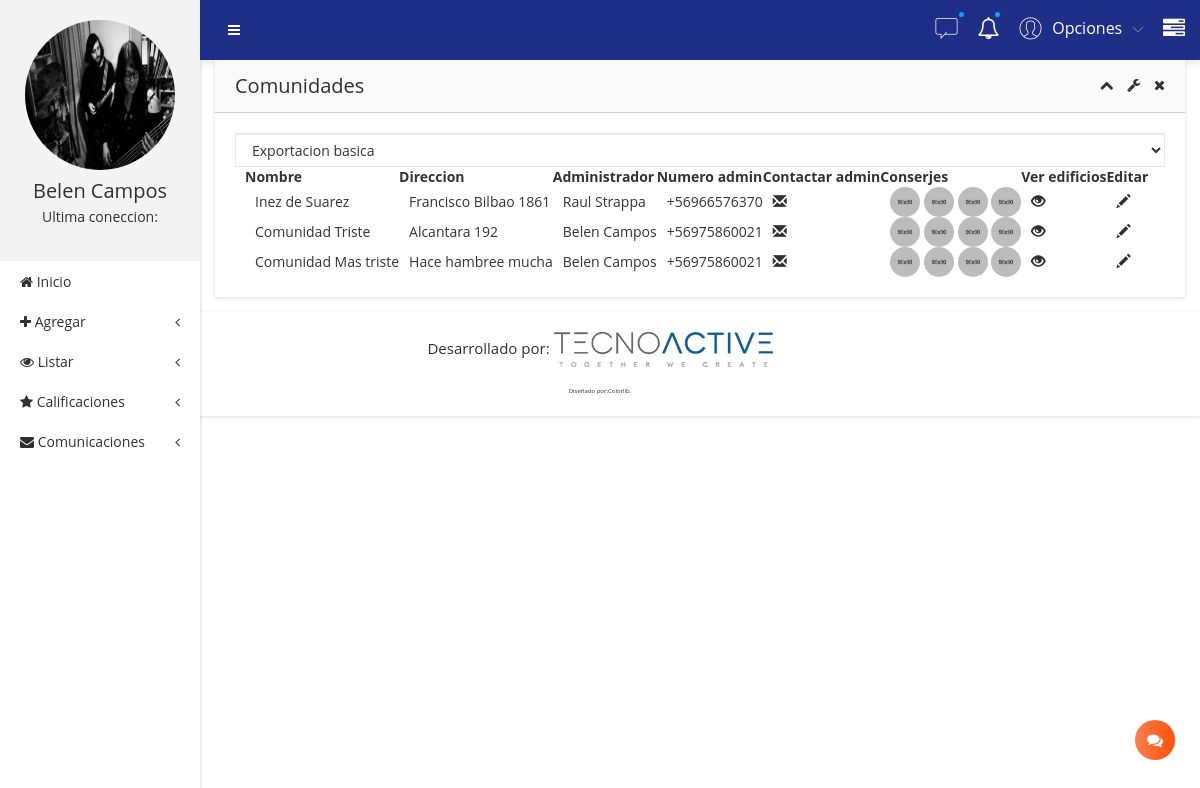
The app's page /?c=Usuario&a=Dashboard (signed in), older data.
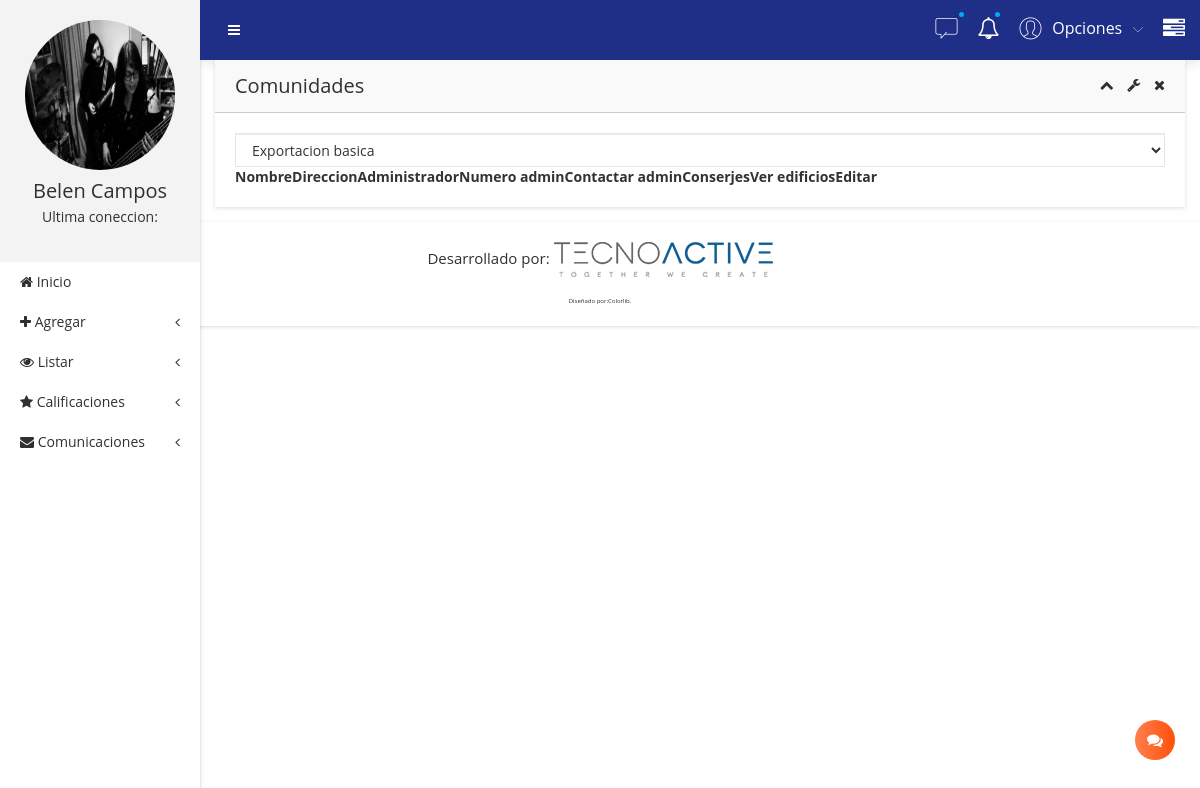
The same page, newer data.
### tables this page shows
CREATE TABLE comunidad (
  idComunidad INT(6) NOT NULL AUTO_INCREMENT,
  idAdmin INT(6) NOT NULL,
  nombreComunidad VARCHAR(30) NOT NULL,
  direccionComunidad VARCHAR(30) NOT NULL,
  idRegion INT(20) NOT NULL,
  idComuna INT(20) NOT NULL,
  PRIMARY KEY (idComunidad)
);

CREATE TABLE usuario (
  idUsuario INT(11) NOT NULL AUTO_INCREMENT,
  nombre VARCHAR(30) NOT NULL,
  rut VARCHAR(12) NOT NULL,
  password VARCHAR(15) NOT NULL,
  correo VARCHAR(60) NOT NULL,
  idEdificio INT(10) DEFAULT NULL,
  direccion VARCHAR(200) DEFAULT NULL,
  idComuna INT(10) DEFAULT NULL,
  idRegion INT(10) DEFAULT NULL,
  Nacionalidad VARCHAR(30) DEFAULT NULL,
  fotoPerfil VARCHAR(200) DEFAULT NULL,
  fechaNacimiento DATE DEFAULT NULL,
  ultimaConexion VARCHAR(30) DEFAULT NULL,
  idTipo INT(4) NOT NULL DEFAULT 1,
  telefonoUsuario VARCHAR(60) DEFAULT NULL,
  estadoUsuario INT(2) NOT NULL DEFAULT 0,
  descripcionUsuario VARCHAR(200) DEFAULT NULL,
  PRIMARY KEY (idUsuario)
);

### controller/usuario.controller.php (called while the page is built, shortened)
<?php
require_once 'model/comunidad.php';
class UsuarioController
{
    public function Dashboard()
    {
      $co = new Comunidad();
      require_once 'view/header.php';
      require_once 'view/dashboard.php';
      require_once 'view/footer.php';
    }
}
 ?>

### model/database.php (called while the page is built, shortened)
<?php
class Database
{
	public static function Conn()
	{
		$conn = new PDO('mysql:host=localhost;dbname=awake','root','',array(PDO::MYSQL_ATTR_INIT_COMMAND=>'SET NAMES \'UTF8\''));
		$conn -> setAttribute(PDO::ATTR_ERRMODE,PDO::ERRMODE_EXCEPTION);
		return $conn;
	}
}
?>

### model/comunidad.php (called while the page is built, shortened)
<?php
class Comunidad
{
  private $conn;
  public function __CONSTRUCT()
   {
       try
       {
         $this->conn = Database::Conn();
       }
       catch(Exception $e)
       {
         die($e->getMessage());
       }
   }
   public function listar()
   {
      $sql = $this->conn->prepare("SELECT * FROM comunidad c join usuario u on c.idAdmin = u.idUsuario");
      $sql->execute();
      return $sql->fetchAll(PDO::FETCH_OBJ);
   }
}
 ?>

### view/dashboard.php (the view, shortened to what this page needs)
        <div class="admin-dashone-data-table-area">
            <div class="container-fluid">
                <div class="row">
                    <div class="col-lg-12">
                        <div class="sparkline8-list shadow-reset">
                            <div class="sparkline8-hd">
                                <div class="main-sparkline8-hd">
                                    <h1>Comunidades</h1>
                                    <div class="sparkline8-outline-icon">
                                        <span class="sparkline8-collapse-link"><i class="fa fa-chevron-up"></i></span>
                                        <span><i class="fa fa-wrench"></i></span>
                                        <span class="sparkline8-collapse-close"><i class="fa fa-times"></i></span>
                                    </div>
                                </div>
                            </div>
                            <div class="sparkline8-graph">
                                <div class="datatable-dashv1-list custom-datatable-overright">
                                    <div id="toolbar">
                                        <select class="form-control">
                                            <option value="">Exportacion basica</option>
                                        </select>
                                    </div>
                                    <table id="table" data-toggle="table" data-pagination="true" data-search="true" data-show-columns="true" data-show-pagination-switch="true" data-show-refresh="true" data-key-events="true" data-show-toggle="true" data-resizable="true" data-cookie="true" data-cookie-id-table="saveId" data-show-export="true" data-click-to-select="true" data-toolbar="#toolbar">
                                        <thead>
                                            <tr>
                                                <th data-field="state" data-checkbox="true"></th>
                                                <th data-field="Nombre" data-editable="true">Nombre</th>
                                                <th data-field="Direccion" data-editable="true">Direccion</th>
                                                <th data-field="Administrador" data-editable="true">Administrador</th>
                                                <th data-field="Numero Administrador" data-editable="true">Numero admin</th>
                                                <th data-field="Contactar Administrador" data-editable="true">Contactar admin</th>
                                                <th data-field="Conserjes" data-editable="true">Conserjes</th>
                                                <th data-field="Ver edificios" data-editable="true">Ver edificios</th>
                                                <th data-field="Editar" data-editable="true">Editar</th>
                                            </tr>
                                        </thead>
                                        <tbody>
                                            <tr>
                                                <?php foreach ($co->listar() as $row): ?>
                                                  <td></td>
                                                  <td><?php echo $row->nombreComunidad ?></td>
                                                  <td><?php echo $row->direccionComunidad ?></td>
                                                  <td><?php echo $row->nombre ?></td>
                                                  <td><?php echo $row->telefonoUsuario ?></td>
                                                  <td class="centrado"><a href="#"><span class="glyphicon glyphicon-envelope"></span></a></td>
                                                  <td><div class="support-list-img">
                                                      <a href="#"><img src="assets/img/notification/1.jpg" alt="" />
                                                      </a>
                                                      <a href="#"><img src="assets/img/notification/2.jpg" alt="" />
                                                      </a>
                                                      <a href="#"><img src="assets/img/notification/3.jpg" alt="" />
                                                      </a>
                                                      <a href="#"><img src="assets/img/notification/4.jpg" alt="" />
                                                      </a>
                                                  </div></td>
                                                  <td class="centrado"><a href="#"<span class="glyphicon glyphicon-eye-open"></span></a></td>
                                                  <td class="centrado"><a href="#"<span class="glyphicon glyphicon-pencil"></span></a></td>
                                              </tr>
                                                <?php endforeach; ?>
                                        </tbody>
                                    </table>
                                </div>
                            </div>
                        </div>
                    </div>
                </div>
            </div>
        </div>
    </div>
</div>

### index.php (shortened to what this page needs)
<?php
require_once 'model/database.php';
$controller = 'usuario';
if(!isset($_REQUEST['c']))
{
	require_once "controller/$controller.controller.php";
	$controller = ucwords($controller) .'Controller';
	$controller = new $controller;
	$controller->Index();
}
else
{
	$accion = $_REQUEST['a'];
	$controller = new $controller;
	call_user_func(array($controller,$accion));
}
?>

### view/header.php (shortened to what this page needs)
<!doctype html>
<html class="no-js" lang="en">
<head>
    <link rel="stylesheet" href="assets/css/bootstrap.min.css">
    <link rel="stylesheet" href="assets/css/font-awesome.min.css">
    <link rel="stylesheet" href="assets/css/adminpro-custon-icon.css">
    <link rel="stylesheet" href="assets/css/meanmenu.min.css">
    <link rel="stylesheet" href="assets/css/jquery.mCustomScrollbar.min.css">
    <link rel="stylesheet" href="assets/css/animate.css">
    <link rel="stylesheet" href="assets/css/data-table/bootstrap-table.css">
    <link rel="stylesheet" href="assets/css/data-table/bootstrap-editable.css">
    <link rel="stylesheet" href="assets/css/normalize.css">
    <link rel="stylesheet" href="assets/css/c3.min.css">
    <link rel="stylesheet" href="assets/css/form/all-type-forms.css">
    <link rel="stylesheet" href="assets/css/form.css">
    <link rel="stylesheet" href="assets/style.css">
    <link rel="stylesheet" href="assets/css/responsive.css">
    <link rel="stylesheet" href="assets/css/miCSS.css">
</head>
<body class="materialdesign">
    <div class="wrapper-pro">
        <div class="left-sidebar-pro">
            <nav id="sidebar">
                <div class="sidebar-header">
                    <a href="#"><img src="<?php echo $_SESSION['fotoPerfil'] ?>" alt="" />
                    </a>
                    <h3><?php echo $_SESSION['nombre'] ?></h3>
                    <p>Ultima coneccion: <br> <?php echo $_SESSION['ultimaConexion'] ?></p>
                </div>
                <div class="left-custom-menu-adp-wrap">
                    <ul class="nav navbar-nav left-sidebar-menu-pro">
                        <li class="nav-item">
                            <a href="?c=Usuario&a=Dashboard" role="button" ><i class="fa big-icon fa-home"></i> <span class="mini-dn">Inicio</span> <span class=><i class=""></i></span></a>
                        </li>
                        <li class="nav-item"><a href="#" data-toggle="dropdown" role="button" aria-expanded="false" class="nav-link dropdown-toggle"><i class="fa big-icon fa-plus"></i> <span class="mini-dn">Agregar</span> <span class="indicator-right-menu mini-dn"><i class="fa indicator-mn fa-angle-left"></i></span></a>
                        </li>
                        <li class="nav-item"><a href="#" data-toggle="dropdown" role="button" aria-expanded="false" class="nav-link dropdown-toggle"><i class="fa big-icon fa-eye"></i> <span class="mini-dn">Listar</span> <span class="indicator-right-menu mini-dn"><i class="fa indicator-mn fa-angle-left"></i></span></a>
                        </li>
                        <li class="nav-item"><a href="#" data-toggle="dropdown" role="button" aria-expanded="false" class="nav-link dropdown-toggle"><i class="fa big-icon fa-star"></i> <span class="mini-dn">Calificaciones</span> <span class="indicator-right-menu mini-dn"><i class="fa indicator-mn fa-angle-left"></i></span></a>
                        </li>
                        <li class="nav-item"><a href="#" data-toggle="dropdown" role="button" aria-expanded="false" class="nav-link dropdown-toggle"><i class="fa big-icon fa-envelope"></i> <span class="mini-dn">Comunicaciones</span> <span class="indicator-right-menu mini-dn"><i class="fa indicator-mn fa-angle-left"></i></span></a>
                        </li>
                    </ul>
                </div>
            </nav>
        </div>
        <div class="content-inner-all">
            <div class="header-top-area">
                <div class="fixed-header-top">
                    <div class="container-fluid">
                        <div class="row">
                            <div class="col-lg-1 col-md-6 col-sm-6 col-xs-12">
                                <button type="button" id="sidebarCollapse" class="btn bar-button-pro header-drl-controller-btn btn-info navbar-btn">
                                    <i class="fa fa-bars"></i>
                                </button>
                            </div>
                            <div class="col-lg-5 col-md-5 col-sm-6 col-xs-12">
                                <div class="header-right-info">
                                    <ul class="nav navbar-nav mai-top-nav header-right-menu">
                                        <li class="nav-item dropdown">
                                            <a href="#" data-toggle="dropdown" role="button" aria-expanded="false" class="nav-link dropdown-toggle"><span class="adminpro-icon adminpro-chat-pro"></span><span class="indicator-ms"></span></a>
                                        </li>
                                        <li class="nav-item"><a href="#" data-toggle="dropdown" role="button" aria-expanded="false" class="nav-link dropdown-toggle"><i class="fa fa-bell-o" aria-hidden="true"></i><span class="indicator-nt"></span></a>
                                        </li>
                                        <li class="nav-item">
                                            <a href="#" data-toggle="dropdown" role="button" aria-expanded="false" class="nav-link dropdown-toggle">
                                                <span class="adminpro-icon adminpro-user-rounded header-riht-inf"></span>
                                                <span class="admin-name">Opciones</span>
                                                <span class="author-project-icon adminpro-icon adminpro-down-arrow"></span>
                                            </a>
                                        </li>
                                        <li class="nav-item nav-setting-open"><a href="#" data-toggle="dropdown" role="button" aria-expanded="false" class="nav-link dropdown-toggle"><i class="fa fa-tasks"></i></a>
                                        </li>
                                    </ul>
                                </div>
                            </div>
                        </div>
                    </div>
                </div>
            </div>

### view/footer.php (shortened to what this page needs)
<div class="footer-copyright-area">
    <div class="container-fluid">
        <div class="row">
            <div class="col-lg-12">
                <div class="footer-copy-right">
                    <p>Desarrollado por: <a href="https://tecnoactive.cl"><img src="assets/img/logo/tecnoActive.png"></img></a></p>
                    <br><p style="font-size:6px;">Diseñado por:<a href="https://colorlib.com">Colorlib</a>.</p>
                </div>
            </div>
        </div>
    </div>
</div>
<div class="chat-list-wrap">
    <div class="chat-list-adminpro">
        <div class="chat-button">
            <span data-toggle="collapse" data-target="#chat" class="chat-icon-link"><i class="fa fa-comments"></i></span>
        </div>
    </div>
</div>
</body>
</html>

### assets/css/miCSS.css (style rules this page uses)
.centrado { text-align: center; }

Row changes from the older to the newer data that the page shows:
removed comunidad: nombreComunidad "Inez de Suarez", direccionComunidad "Francisco Bilbao 1861", usuario.nombre "Raul Strappa", usuario.telefonoUsuario "+56966576370"
removed comunidad: nombreComunidad "Comunidad Triste", direccionComunidad "Alcantara 192", usuario.nombre "Belen Campos", usuario.telefonoUsuario "+56975860021"
removed comunidad: nombreComunidad "Comunidad Mas triste", direccionComunidad "Hace hambree mucha", usuario.nombre "Belen Campos", usuario.telefonoUsuario "+56975860021"
